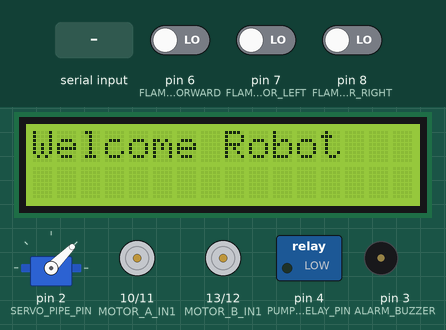
Simulated run of this program. Board: Arduino Uno, built with avr-gcc and run on an emulated ATmega328P. Shown: 16×2 character LCD, servo, motor-driver pin pairs drawn as motors (green arrow = first pin HIGH = forward, orange = second pin HIGH = backward, longer = more drive), switched loads named in the program (green lamp = pin HIGH), buzzer (waves = sounding, pin HIGH). The test bench sets the inputs (shaded band); at power-on: pin 6 (FLAME_SENSOR_FORWARD) LOW, pin 7 (FLAME_SENSOR_LEFT) LOW, pin 8 (FLAME_SENSOR_RIGHT) LOW. What the program prints to the serial monitor is not drawn.

Above: at 1.3 s.
1.4 s: "F" received over Serial
At 1.59 s:
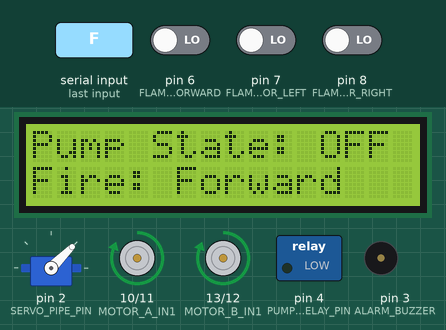
4.4 s: "R" received over Serial
At 4.6 s:
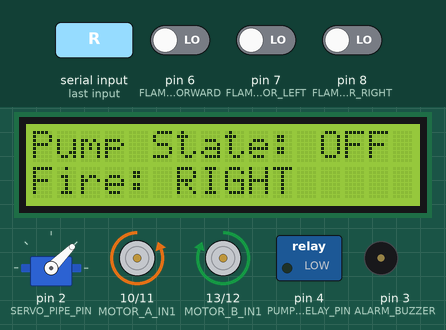
7.4 s: "L" received over Serial
At 7.59 s:
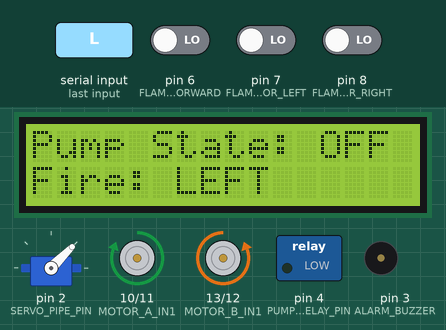
10.4 s: "B" received over Serial
At 10.59 s:
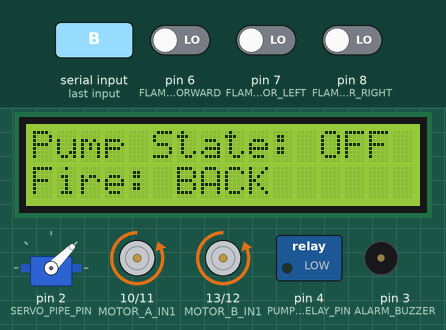
13.4 s: "M" received over Serial
At 14.2 s:
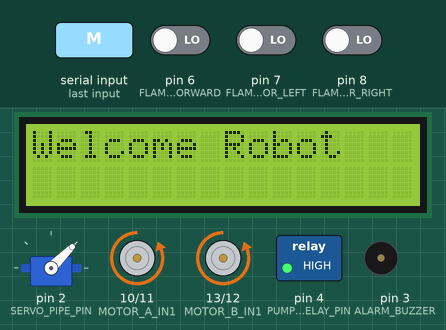
16.4 s: "N" received over Serial
At 18.5 s:
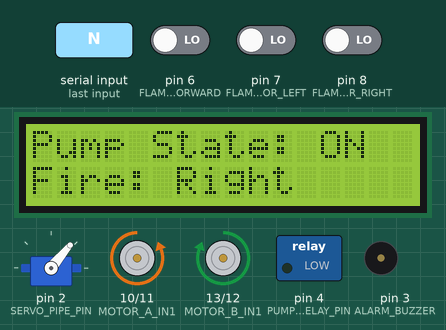
Timing chart, 0 to 19.8 s (numbered marks = the images above; inputs shaded):
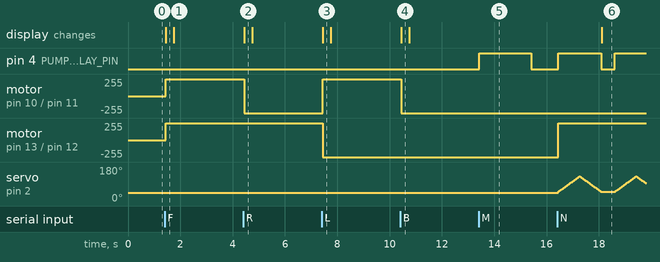

Measured:
- after the input at 1.4 s, motor on pin 10 (MOTOR_A_IN1) / pin 11 (MOTOR_A_IN2), motor on pin 13 (MOTOR_B_IN1) / pin 12 (MOTOR_B_IN2): stopped → forward 255/255 at once; the display: changes at once (image 1)
- after the input at 4.4 s, motor on pin 10 (MOTOR_A_IN1) / pin 11 (MOTOR_A_IN2): forward 255/255 → backward 255/255 after 0.05 s; the display: changes after 0.05 s (image 2)
- after the input at 7.4 s, motor on pin 10 (MOTOR_A_IN1) / pin 11 (MOTOR_A_IN2): backward 255/255 → forward 255/255 at once; motor on pin 13 (MOTOR_B_IN1) / pin 12 (MOTOR_B_IN2): forward 255/255 → backward 255/255 at once; the display: changes at once (image 3)
- after the input at 10.4 s, motor on pin 10 (MOTOR_A_IN1) / pin 11 (MOTOR_A_IN2): forward 255/255 → backward 255/255 after 0.05 s; the display: changes after 0.05 s (image 4)
- after the input at 13.4 s, pin 4 (PUMP_RELAY_PIN): LOW → HIGH at once, → LOW 2.0 s later
- after the input at 16.4 s, pin 4 (PUMP_RELAY_PIN): LOW → HIGH after 0.05 s, → LOW 1.6 s later, → HIGH 0.53 s later; motor on pin 13 (MOTOR_B_IN1) / pin 12 (MOTOR_B_IN2): backward 255/255 → forward 255/255 after 0.05 s

The program:

main.cpp
```cpp
/**
 * @brief   Firefighting Robot 🔥🤖 operates in two modes (Manual and Autonomous)
 * @author  Group C | IEEE-RAS-ZSC 24 ❤️
 * @date    February 24, 2024
*/


/*************** Includes Section ***************/
#include <Arduino.h>
#include <Wire.h>
#include <LiquidCrystal_I2C.h>
#include <Servo.h>
/************************************************************************/


/*************** Macro Defentions Section ***************/
/* Alaram System */
#define ALARM_RED_LED             (5)
#define ALARM_BUZZER              (3)

/* Active Water Pump with control pipe direction */
#define PUMP_RELAY_PIN            (4)
#define SERVO_PIPE_PIN            (2)

/* Flame Sensors */
#define FLAME_SENSOR_RIGHT        (8)
#define FLAME_SENSOR_FORWARD      (6)
#define FLAME_SENSOR_LEFT         (7)

/* Motors Driver */
#define MOTOR_A_IN1               (10)
#define MOTOR_A_IN2               (11)
#define MOTOR_B_IN1               (13)
#define MOTOR_B_IN2               (12)

/* LCD for Monitoring System */
#define LCD_SDA                   (A4)
#define LCD_SCL                   (A5)

/* Flags to detect fire direction */
#define NO_FLAME                  (0)
#define LEFT_FLAME                (1)
#define RIGHT_FLAME               (2)
#define FORWARD_FLAME             (3)
/************************************************************************/


/*************** Function Decleration Section ***************/
/* Motor Driver Functions */
void moveForward();
void moveBack();
void turnLeft();
void turnRight();
void stop();

/* LCD Functions */
void PrintLCD(bool STATE, String DIRECTION);

/* Autonomous mode functions */
uint8_t detectFireDirection();
void movePipe();
void firefighting();
void AutonomousFirefightingMode();

void RemoteControlMode();
void ActivePump();
/************************************************************************/


/*************** Global Decleration Section ***************/
Servo Pipe;
LiquidCrystal_I2C lcd(0x27, 16, 2);
char controlSignal;
bool autonomousModeFlag = false;
bool activePumpFlag = true;
/************************************************************************/


/*************** Setup Application Section ***************/
void setup(){
  lcd.init();
  lcd.begin(16, 2);
  lcd.backlight();

  // pinMode(ALARM_RED_LED, OUTPUT);
  pinMode(ALARM_BUZZER, OUTPUT);

  pinMode(MOTOR_A_IN1, OUTPUT);
  pinMode(MOTOR_A_IN2, OUTPUT);
  pinMode(MOTOR_B_IN1, OUTPUT);
  pinMode(MOTOR_B_IN2, OUTPUT);

  pinMode(FLAME_SENSOR_FORWARD, INPUT);
  pinMode(FLAME_SENSOR_RIGHT, INPUT);
  pinMode(FLAME_SENSOR_LEFT, INPUT);

  pinMode(PUMP_RELAY_PIN, OUTPUT);

  Serial.begin(9600);

  Pipe.attach(SERVO_PIPE_PIN);
  Pipe.write(45);  /* Forward */
}
/************************************************************************/


/*************** Start Application Section ***************/
void loop(){
  RemoteControlMode();

  while (autonomousModeFlag)
  {
    AutonomousFirefightingMode();
  }

}
/************************************************************************/


/*************** Function Defintions Section ***************/
void PrintLCD(bool STATE, String DIRECTION) {
  lcd.clear();
  lcd.setCursor(0, 0);
  lcd.print("Pump State: ");
  lcd.print(STATE ? "ON" : "OFF");

  lcd.setCursor(0, 1);
  lcd.print("Fire: " + DIRECTION);
 }


void moveForward(){
  digitalWrite(MOTOR_A_IN1, HIGH);
  digitalWrite(MOTOR_A_IN2, LOW);
  digitalWrite(MOTOR_B_IN1, HIGH);
  digitalWrite(MOTOR_B_IN2, LOW);
}


void moveBack(){
  digitalWrite(MOTOR_A_IN1, LOW);
  digitalWrite(MOTOR_A_IN2, HIGH);
  digitalWrite(MOTOR_B_IN1, LOW);
  digitalWrite(MOTOR_B_IN2, HIGH);
}


void turnLeft(){
  digitalWrite(MOTOR_A_IN1, HIGH);
  digitalWrite(MOTOR_A_IN2, LOW);
  digitalWrite(MOTOR_B_IN1, LOW);
  digitalWrite(MOTOR_B_IN2, HIGH);
}


void turnRight(){
  digitalWrite(MOTOR_A_IN1, LOW);
  digitalWrite(MOTOR_A_IN2, HIGH);
  digitalWrite(MOTOR_B_IN1, HIGH);
  digitalWrite(MOTOR_B_IN2, LOW);
}


void stop(){
  digitalWrite(MOTOR_A_IN1, LOW);
  digitalWrite(MOTOR_A_IN2, LOW);
  digitalWrite(MOTOR_B_IN1, LOW);
  digitalWrite(MOTOR_B_IN2, LOW);
}


uint8_t detectFireDirection(){
  int left = digitalRead(FLAME_SENSOR_LEFT);
  delay(10);
  int right = digitalRead(FLAME_SENSOR_RIGHT);
  delay(10);
  int forward = digitalRead(FLAME_SENSOR_FORWARD);
  delay(10);

  if (right == LOW)
  {
    return RIGHT_FLAME;
  }
  else if(left == LOW){
    return LEFT_FLAME;
  }
  else if(forward == LOW){
    return FORWARD_FLAME;
  }
  else{
    return NO_FLAME;
  }
}


void movePipe(){
  int pos = 0;
  for (pos = 50; pos <= 130; pos += 1) {
    Pipe.write(pos);
    delay(10);
  }
  for (pos = 130; pos >= 50; pos -= 1) {
    Pipe.write(pos);
    delay(10);
  }
}


void firefighting(){
  digitalWrite(PUMP_RELAY_PIN, HIGH);
  movePipe();
  digitalWrite(PUMP_RELAY_PIN, LOW);
}


void RemoteControlMode(){
  lcd.clear();
  lcd.setCursor(0, 0);
  lcd.print("Welcome Robot");

  while (Serial.available()) {
    controlSignal = Serial.read();
    Serial.println(controlSignal);
    delay(5);

    if (controlSignal == 'F') {
      PrintLCD(false, "Forward");
      moveForward();
      delay(10);
    }
    if (controlSignal == 'R') {
      PrintLCD(false, "RIGHT");
      turnRight();
      delay(10);
    }
    if (controlSignal == 'L') {
      PrintLCD(false, "LEFT");
      turnLeft();
      delay(10);
    }
    if (controlSignal == 'B') {
      PrintLCD(false, "BACK");
      moveBack();
      delay(5);
    }
    if (controlSignal == 'S') {
      PrintLCD(false, "STOP");
      stop();
      delay(10);
    }
    if (controlSignal == 'M') {
      if(activePumpFlag){
        ActivePump();
      }
      activePumpFlag = !activePumpFlag;
    }
    if (controlSignal == 'N') {
      autonomousModeFlag = !autonomousModeFlag;
    }
  }
}


void AutonomousFirefightingMode(){
  uint8_t fireDirection = detectFireDirection();
  switch (fireDirection) {
    case FORWARD_FLAME:
      while(!digitalRead(FLAME_SENSOR_FORWARD)){
        firefighting();
        PrintLCD(true, "Forward");
        delay(500);
      }
      break;
    case RIGHT_FLAME:
      turnRight();
      while(!digitalRead(FLAME_SENSOR_RIGHT)){
        firefighting();
        PrintLCD(true, "Right");
        delay(500);
      }
      break;
    case LEFT_FLAME:
      turnLeft();
      while(!digitalRead(FLAME_SENSOR_LEFT)){
        firefighting();
        PrintLCD(true, "Left");
        delay(500);
      }
      break;
    case NO_FLAME:
      stop();
      PrintLCD(false, "No Fire");
      break;
  }
}

void ActivePump(){
  digitalWrite(PUMP_RELAY_PIN, HIGH);
  delay(2000);
  digitalWrite(PUMP_RELAY_PIN, LOW);
}
/************************************************************************/
```
